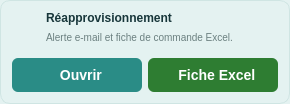
                   <widget class="QFrame" name="frameExportStock">
                    <property name="minimumSize">
                     <size>
                      <width>290</width>
                      <height>104</height>
                     </size>
                    </property>
                    <property name="maximumSize">
                     <size>
                      <width>290</width>
                      <height>104</height>
                     </size>
                    </property>
                    <property name="styleSheet">
                     <string>.QFrame { background-color:#E4F2F1; border:1px solid #CFE5E3; border-radius:10px; }</string>
                    </property>
                    <widget class="QLabel" name="lblExportIconeStock">
                     <property name="geometry">
                      <rect>
                       <x>12</x>
                       <y>12</y>
                       <width>26</width>
                       <height>26</height>
                      </rect>
                     </property>
                     <property name="pixmap">
                      <pixmap resource="ressources.qrc">:/icones/mail_teal.png</pixmap>
                     </property>
                     <property name="scaledContents">
                      <bool>true</bool>
                     </property>
                    </widget>
                    <widget class="QLabel" name="lblExportTitreStock">
                     <property name="geometry">
                      <rect>
                       <x>46</x>
                       <y>8</y>
                       <width>235</width>
                       <height>20</height>
                      </rect>
                     </property>
                     <property name="styleSheet">
                      <string>color:#17363A; font-size:12px; font-weight:bold;</string>
                     </property>
                     <property name="text">
                      <string>Réapprovisionnement</string>
                     </property>
                    </widget>
                    <widget class="QLabel" name="lblExportSousTitreStock">
                     <property name="geometry">
                      <rect>
                       <x>46</x>
                       <y>28</y>
                       <width>235</width>
                       <height>18</height>
                      </rect>
                     </property>
                     <property name="styleSheet">
                      <string>color:#6B8080; font-size:10px;</string>
                     </property>
                     <property name="text">
                      <string>Alerte e-mail et fiche de commande Excel.</string>
                     </property>
                    </widget>
                    <widget class="QPushButton" name="btnOuvrirReapproStock">
                     <property name="geometry">
                      <rect>
                       <x>12</x>
                       <y>58</y>
                       <width>130</width>
                       <height>34</height>
                      </rect>
                     </property>
                     <property name="cursor">
                      <cursorShape>PointingHandCursor</cursorShape>
                     </property>
                     <property name="toolTip">
                      <string>Ouvrir le centre de réapprovisionnement</string>
                     </property>
                     <property name="styleSheet">
                      <string>QPushButton { background-color:#2A8C86; color:white; border:none; border-radius:6px; font-size:14px; font-weight:bold; }
QPushButton:hover { background-color:#237872; }
QPushButton:disabled { background-color:#B7D3D1; color:white; }</string>
                     </property>
                     <property name="text">
                      <string>  Ouvrir</string>
                     </property>
                     <property name="icon">
                      <iconset resource="ressources.qrc">
                       <normaloff>:/icones/mail_white.png</normaloff>:/icones/mail_white.png</iconset>
                     </property>
                     <property name="iconSize">
                      <size>
                       <width>18</width>
                       <height>18</height>
                      </size>
                     </property>
                    </widget>
                    <widget class="QPushButton" name="btnExcelStock">
                     <property name="geometry">
                      <rect>
                       <x>148</x>
                       <y>58</y>
                       <width>130</width>
                       <height>34</height>
                      </rect>
                     </property>
                     <property name="cursor">
                      <cursorShape>PointingHandCursor</cursorShape>
                     </property>
                     <property name="toolTip">
                      <string>Générer la fiche de commande de réapprovisionnement (Excel)</string>
                     </property>
                     <property name="styleSheet">
                      <string>QPushButton { background-color:#2E7D32; color:white; border:none; border-radius:6px; font-size:14px; font-weight:bold; }
QPushButton:hover { background-color:#256628; }</string>
                     </property>
                     <property name="text">
                      <string>  Fiche Excel</string>
                     </property>
                     <property name="icon">
                      <iconset resource="ressources.qrc">
                       <normaloff>:/icones/download_white.png</normaloff>:/icones/download_white.png</iconset>
                     </property>
                     <property name="iconSize">
                      <size>
                       <width>18</width>
                       <height>18</height>
                      </size>
                     </property>
                    </widget>
                   </widget>
